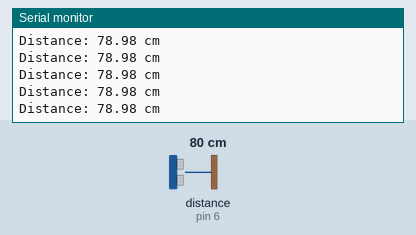
A sketch run on a simulated Arduino Uno, built with avr-gcc and run on an emulated ATmega328P. Parts: the last lines printed to the serial monitor. Wiring (inferred from the names in the program): ultrasonic range finder: trigger pin 7; echo pin 6. The test bench sets the inputs (shaded band); at power-on: distance to the obstacle (sensor on pin 6) 80 cm. The echo pulse lasts 58.3 µs per cm.

Above: at 1.2 s.
1.3 s: distance to the obstacle (sensor on pin 6) set to 18 cm
At 1.46 s:
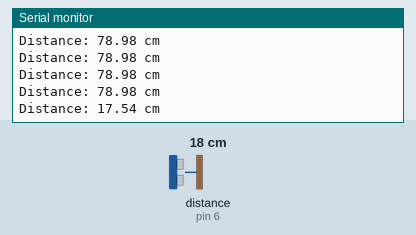
4.3 s: distance to the obstacle (sensor on pin 6) set to 4 cm
At 4.4 s:
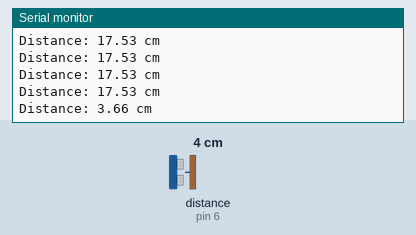
7.3 s: distance to the obstacle (sensor on pin 6) set to 120 cm
At 7.4 s:
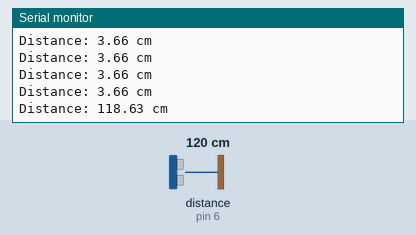
10.3 s: distance to the obstacle (sensor on pin 6) set to 9 cm
At 10.41 s:
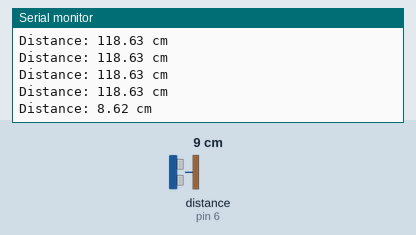
Timing chart, 0 to 13.3 s (numbered marks = the images above; inputs shaded):
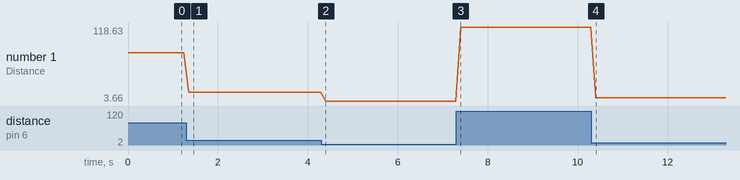

The sketch:

Measure_1.ino
```cpp
#include <SoftwareSerial.h>
SoftwareSerial mySerial(11, 10);
const int trigPin = 7;  // Trig pin of the JSN-SR04T connected to Arduino digital pin 2
const int echoPin = 6;  // Echo pin of the JSN-SR04T connected to Arduino digital pin 3

void setup() {
  Serial.begin(9600);
  pinMode(trigPin, OUTPUT);
  pinMode(echoPin, INPUT);
  mySerial.begin(9600);
}

void loop() {
  // Trigger pulse to initiate measurement
  digitalWrite(trigPin, LOW);
  delayMicroseconds(50);
  digitalWrite(trigPin, HIGH);
  delayMicroseconds(200);
  digitalWrite(trigPin, LOW);

  // Measure the duration of the echo pulse
  long duration = pulseIn(echoPin, HIGH);

  // Calculate the distance in centimeters
  float distance = duration * 0.034 / 2;

  // Print the distance to the Serial Monitor
  Serial.print("Distance: ");
  Serial.print(distance);
  Serial.println(" cm");

  String send_data = String(distance) + "#";
  mySerial.print(send_data);

  // Wait for a short delay before the next measurement
  delay(100);
}
```

Measured:
- after the input at 1.3 s, the serial monitor: prints a new line after 0.05 s (image 1)
- after the input at 4.3 s, the serial monitor: prints a new line after 0.10 s (image 2)
- after the input at 7.3 s, the serial monitor: prints a new line after 0.10 s (image 3)
- after the input at 10.3 s, the serial monitor: prints a new line after 0.11 s (image 4)
- plotted number 1: 78.98 → 17.53 after the input at 1.3 s, 17.53 → 3.66 after the input at 4.3 s, 3.66 → 118.63 after the input at 7.3 s, 118.63 → 8.62 after the input at 10.3 s
